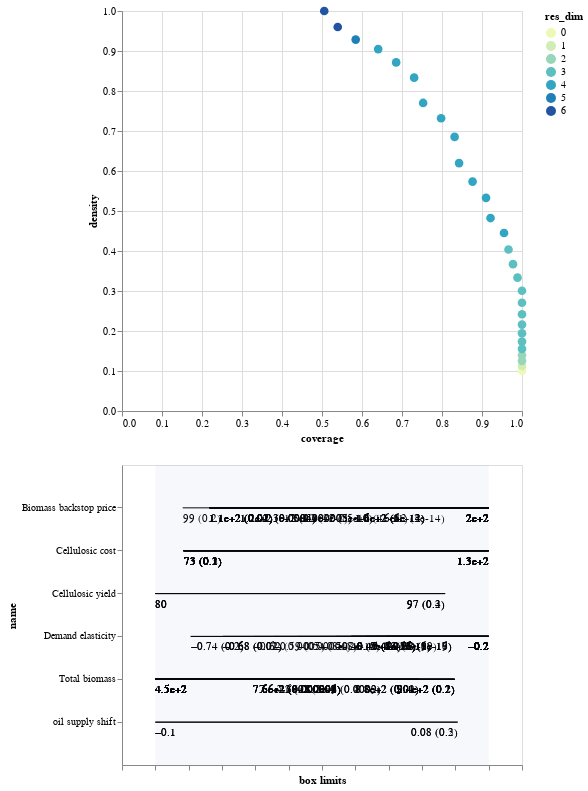

The notebook cell this image was saved under:
### Code cell
box2.inspect_tradeoff()

### Figure 1 — Vega-Lite specification as saved in the notebook (floating-point values rounded to 4 significant figures)
{"$schema": "https://vega.github.io/schema/vega-lite/v3.4.0.json", "config": {"mark": {"tooltip": null}, "view": {"height": 300, "width": 400}}, "datasets": {"data-17256ee1b01d486f61a8245021b6fdb4": [{"id": 1, "maximum": -0.202, "minimum": -0.8, "name": "Demand elasticity", "qp_lower": 0.1557, "qp_upper": -1, "x1": -0.7365, "x2": -0.202}, {"id": 2, "maximum": 997.8, "minimum": 450, "name": "Total biomass", "qp_lower": -1, "qp_upper": 0.1504, "x1": 450, "x2": 941.7}, {"id": 2, "maximum": -0.202, "minimum": -0.8, "name": "Demand elasticity", "qp_lower": 0.1713, "qp_upper": -1, "x1": -0.7365, "x2": -0.202}, {"id": 3, "maximum": 997.8, "minimum": 450, "name": "Total biomass", "qp_lower": -1, "qp_upper": 0.1607, "x1": 450, "x2": 941.7}, {"id": 3, "maximum": -0.202, "minimum": -0.8, "name": "Demand elasticity", "qp_lower": 0.02418, "qp_upper": -1, "x1": -0.679, "x2": -0.202}, {"id": 4, "maximum": 997.8, "minimum": 450, "name": "Total biomass", "qp_lower": -1, "qp_upper": 0.1583, "x1": 450, "x2": 941.7}, {"id": 4, "maximum": -0.202, "minimum": -0.8, "name": "Demand elasticity", "qp_lower": 0.01869, "qp_upper": -1, "x1": -0.679, "x2": -0.202}, {"id": 4, "maximum": 199.6, "minimum": 90, "name": "Biomass backstop price", "qp_lower": 0.1509, "qp_upper": -1, "x1": 99, "x2": 199.6}, {"id": 5, "maximum": 997.8, "minimum": 450, "name": "Total biomass", "qp_lower": -1, "qp_upper": 0.1577, "x1": 450, "x2": 941.7}, {"id": 5, "maximum": -0.202, "minimum": -0.8, "name": "Demand elasticity", "qp_lower": 0.01457, "qp_upper": -1, "x1": -0.679, "x2": -0.202}, {"id": 5, "maximum": 199.6, "minimum": 90, "name": "Biomass backstop price", "qp_lower": 0.0175, "qp_upper": -1, "x1": 107.8, "x2": 199.6}, {"id": 6, "maximum": 997.8, "minimum": 450, "name": "Total biomass", "qp_lower": -1, "qp_upper": 0.164, "x1": 450, "x2": 941.7}, {"id": 6, "maximum": -0.202, "minimum": -0.8, "name": "Demand elasticity", "qp_lower": 0.0005345, "qp_upper": -1, "x1": -0.6235, "x2": -0.202}, {"id": 6, "maximum": 199.6, "minimum": 90, "name": "Biomass backstop price", "qp_lower": 0.0168, "qp_upper": -1, "x1": 107.8, "x2": 199.6}, {"id": 7, "maximum": 997.8, "minimum": 450, "name": "Total biomass", "qp_lower": -1, "qp_upper": 0.1521, "x1": 450, "x2": 941.7}, {"id": 7, "maximum": -0.202, "minimum": -0.8, "name": "Demand elasticity", "qp_lower": 1.196e-05, "qp_upper": -1, "x1": -0.5875, "x2": -0.202}, {"id": 7, "maximum": 199.6, "minimum": 90, "name": "Biomass backstop price", "qp_lower": 0.01448, "qp_upper": -1, "x1": 107.8, "x2": 199.6}, {"id": 8, "maximum": 997.8, "minimum": 450, "name": "Total biomass", "qp_lower": -1, "qp_upper": 0.1557, "x1": 450, "x2": 941.7}, {"id": 8, "maximum": -0.202, "minimum": -0.8, "name": "Demand elasticity", "qp_lower": 8.044e-08, "qp_upper": -1, "x1": -0.5445, "x2": -0.202}, {"id": 8, "maximum": 199.6, "minimum": 90, "name": "Biomass backstop price", "qp_lower": 0.01425, "qp_upper": -1, "x1": 107.8, "x2": 199.6}, {"id": 9, "maximum": 997.8, "minimum": 450, "name": "Total biomass", "qp_lower": -1, "qp_upper": 0.1647, "x1": 450, "x2": 941.7}, {"id": 9, "maximum": -0.202, "minimum": -0.8, "name": "Demand elasticity", "qp_lower": 2.406e-10, "qp_upper": -1, "x1": -0.5035, "x2": -0.202}, {"id": 9, "maximum": 199.6, "minimum": 90, "name": "Biomass backstop price", "qp_lower": 0.01715, "qp_upper": -1, "x1": 107.8, "x2": 199.6}, {"id": 10, "maximum": 997.8, "minimum": 450, "name": "Total biomass", "qp_lower": -1, "qp_upper": 0.1355, "x1": 450, "x2": 941.7}, {"id": 10, "maximum": -0.202, "minimum": -0.8, "name": "Demand elasticity", "qp_lower": 4.721e-13, "qp_upper": -1, "x1": -0.475, "x2": -0.202}, {"id": 10, "maximum": 199.6, "minimum": 90, "name": "Biomass backstop price", "qp_lower": 0.015, "qp_upper": -1, "x1": 107.8, "x2": 199.6}, {"id": 11, "maximum": 997.8, "minimum": 450, "name": "Total biomass", "qp_lower": -1, "qp_upper": 0.01421, "x1": 450, "x2": 883.4}, {"id": 11, "maximum": -0.202, "minimum": -0.8, "name": "Demand elasticity", "qp_lower": 3.451e-13, "qp_upper": -1, "x1": -0.475, "x2": -0.202}, {"id": 11, "maximum": 199.6, "minimum": 90, "name": "Biomass backstop price", "qp_lower": 0.01242, "qp_upper": -1, "x1": 107.8, "x2": 199.6}, {"id": 12, "maximum": 997.8, "minimum": 450, "name": "Total biomass", "qp_lower": -1, "qp_upper": 0.01355, "x1": 450, "x2": 883.4}, {"id": 12, "maximum": -0.202, "minimum": -0.8, "name": "Demand elasticity", "qp_lower": 7.967e-16, "qp_upper": -1, "x1": -0.4485, "x2": -0.202}, {"id": 12, "maximum": 199.6, "minimum": 90, "name": "Biomass backstop price", "qp_lower": 0.01095, "qp_upper": -1, "x1": 107.8, "x2": 199.6}, {"id": 13, "maximum": 997.8, "minimum": 450, "name": "Total biomass", "qp_lower": -1, "qp_upper": 0.01525, "x1": 450, "x2": 883.4}, {"id": 13, "maximum": -0.202, "minimum": -0.8, "name": "Demand elasticity", "qp_lower": 1.934e-15, "qp_upper": -1, "x1": -0.4485, "x2": -0.202}, {"id": 13, "maximum": 199.6, "minimum": 90, "name": "Biomass backstop price", "qp_lower": 0.0005064, "qp_upper": -1, "x1": 117.8, "x2": 199.6}, {"id": 14, "maximum": 133.7, "minimum": 67, "name": "Cellulosic cost", "qp_lower": 0.1383, "qp_upper": -1, "x1": 72.65, "x2": 133.7}, {"id": 14, "maximum": 997.8, "minimum": 450, "name": "Total biomass", "qp_lower": -1, "qp_upper": 0.01184, "x1": 450, "x2": 883.4}, {"id": 14, "maximum": -0.202, "minimum": -0.8, "name": "Demand elasticity", "qp_lower": 9.841e-16, "qp_upper": -1, "x1": -0.4485, "x2": -0.202}, {"id": 14, "maximum": 199.6, "minimum": 90, "name": "Biomass backstop price", "qp_lower": 0.0003845, "qp_upper": -1, "x1": 117.8, "x2": 199.6}, {"id": 15, "maximum": 133.7, "minimum": 67, "name": "Cellulosic cost", "qp_lower": 0.1753, "qp_upper": -1, "x1": 72.65, "x2": 133.7}, {"id": 15, "maximum": 997.8, "minimum": 450, "name": "Total biomass", "qp_lower": -1, "qp_upper": 0.000933, "x1": 450, "x2": 820.7}, {"id": 15, "maximum": -0.202, "minimum": -0.8, "name": "Demand elasticity", "qp_lower": 1.254e-15, "qp_upper": -1, "x1": -0.4485, "x2": -0.202}, {"id": 15, "maximum": 199.6, "minimum": 90, "name": "Biomass backstop price", "qp_lower": 0.0004229, "qp_upper": -1, "x1": 117.8, "x2": 199.6}, {"id": 16, "maximum": 133.7, "minimum": 67, "name": "Cellulosic cost", "qp_lower": 0.1367, "qp_upper": -1, "x1": 72.65, "x2": 133.7}, {"id": 16, "maximum": 997.8, "minimum": 450, "name": "Total biomass", "qp_lower": -1, "qp_upper": 0.0002231, "x1": 450, "x2": 820.7}, {"id": 16, "maximum": -0.202, "minimum": -0.8, "name": "Demand elasticity", "qp_lower": 4.1e-16, "qp_upper": -1, "x1": -0.4485, "x2": -0.202}, {"id": 16, "maximum": 199.6, "minimum": 90, "name": "Biomass backstop price", "qp_lower": 5.358e-06, "qp_upper": -1, "x1": 125.8, "x2": 199.6}, {"id": 17, "maximum": 133.7, "minimum": 67, "name": "Cellulosic cost", "qp_lower": 0.1378, "qp_upper": -1, "x1": 72.65, "x2": 133.7}, {"id": 17, "maximum": 997.8, "minimum": 450, "name": "Total biomass", "qp_lower": -1, "qp_upper": 1.01e-05, "x1": 450, "x2": 755.8}, {"id": 17, "maximum": -0.202, "minimum": -0.8, "name": "Demand elasticity", "qp_lower": 2.881e-15, "qp_upper": -1, "x1": -0.4485, "x2": -0.202}, {"id": 17, "maximum": 199.6, "minimum": 90, "name": "Biomass backstop price", "qp_lower": 7.744e-06, "qp_upper": -1, "x1": 125.8, "x2": 199.6}, {"id": 18, "maximum": 133.7, "minimum": 67, "name": "Cellulosic cost", "qp_lower": 0.1404, "qp_upper": -1, "x1": 72.65, "x2": 133.7}, {"id": 18, "maximum": 997.8, "minimum": 450, "name": "Total biomass", "qp_lower": -1, "qp_upper": 9.11e-06, "x1": 450, "x2": 755.8}, {"id": 18, "maximum": -0.202, "minimum": -0.8, "name": "Demand elasticity", "qp_lower": 9.781e-16, "qp_upper": -1, "x1": -0.4485, "x2": -0.202}, {"id": 18, "maximum": 199.6, "minimum": 90, "name": "Biomass backstop price", "qp_lower": 1.781e-07, "qp_upper": -1, "x1": 132.5, "x2": 199.6}, {"id": 19, "maximum": 133.7, "minimum": 67, "name": "Cellulosic cost", "qp_lower": 0.09571, "qp_upper": -1, "x1": 72.65, "x2": 133.7}, {"id": 19, "maximum": 997.8, "minimum": 450, "name": "Total biomass", "qp_lower": -1, "qp_upper": 1.368e-06, "x1": 450, "x2": 755.8}, {"id": 19, "maximum": -0.202, "minimum": -0.8, "name": "Demand elasticity", "qp_lower": 5.621e-17, "qp_upper": -1, "x1": -0.4485, "x2": -0.202}, {"id": 19, "maximum": 199.6, "minimum": 90, "name": "Biomass backstop price", "qp_lower": 3.227e-10, "qp_upper": -1, "x1": 138.6, "x2": 199.6}, {"id": 20, "maximum": 133.7, "minimum": 67, "name": "Cellulosic cost", "qp_lower": 0.103, "qp_upper": -1, "x1": 72.65, "x2": 133.7}, {"id": 20, "maximum": 997.8, "minimum": 450, "name": "Total biomass", "qp_lower": -1, "qp_upper": 1.1e-06, "x1": 450, "x2": 755.8}, {"id": 20, "maximum": -0.202, "minimum": -0.8, "name": "Demand elasticity", "qp_lower": 7.08e-19, "qp_upper": -1, "x1": -0.422, "x2": -0.202}, {"id": 20, "maximum": 199.6, "minimum": 90, "name": "Biomass backstop price", "qp_lower": 5.228e-10, "qp_upper": -1, "x1": 138.6, "x2": 199.6}, {"id": 21, "maximum": 133.7, "minimum": 67, "name": "Cellulosic cost", "qp_lower": 0.1574, "qp_upper": -1, "x1": 72.65, "x2": 133.7}, {"id": 21, "maximum": 997.8, "minimum": 450, "name": "Total biomass", "qp_lower": -1, "qp_upper": 4.717e-06, "x1": 450, "x2": 755.8}, {"id": 21, "maximum": -0.202, "minimum": -0.8, "name": "Demand elasticity", "qp_lower": 1.185e-16, "qp_upper": -1, "x1": -0.422, "x2": -0.202}, {"id": 21, "maximum": 199.6, "minimum": 90, "name": "Biomass backstop price", "qp_lower": 3.515e-11, "qp_upper": -1, "x1": 150.0, "x2": 199.6}, {"id": 22, "maximum": 133.7, "minimum": 67, "name": "Cellulosic cost", "qp_lower": 0.1039, "qp_upper": -1, "x1": 72.65, "x2": 133.7}, {"id": 22, "maximum": 997.8, "minimum": 450, "name": "Total biomass", "qp_lower": -1, "qp_upper": 3.975e-06, "x1": 450, "x2": 755.8}, {"id": 22, "maximum": -0.202, "minimum": -0.8, "name": "Demand elasticity", "qp_lower": 5.677e-18, "qp_upper": -1, "x1": -0.422, "x2": -0.202}, {"id": 22, "maximum": 199.6, "minimum": 90, "name": "Biomass backstop price", "qp_lower": 7.746e-14, "qp_upper": -1, "x1": 155.6, "x2": 199.6}, {"id": 23, "maximum": 133.7, "minimum": 67, "name": "Cellulosic cost", "qp_lower": 0.102, "qp_upper": -1, "x1": 72.65, "x2": 133.7}, {"id": 23, "maximum": 997.8, "minimum": 450, "name": "Total biomass", "qp_lower": -1, "qp_upper": 1.347e-06, "x1": 450, "x2": 755.8}, {"id": 23, "maximum": -0.202, "minimum": -0.8, "name": "Demand elasticity", "qp_lower": 5.874e-19, "qp_upper": -1, "x1": -0.4005, "x2": -0.202}, {"id": 23, "maximum": 199.6, "minimum": 90, "name": "Biomass backstop price", "qp_lower": 4.954e-14, "qp_upper": -1, "x1": 155.6, "x2": 199.6}, {"id": 24, "maximum": 133.7, "minimum": 67, "name": "Cellulosic cost", "qp_lower": 0.1065, "qp_upper": -1, "x1": 72.65, "x2": 133.7}, {"id": 24, "maximum": 997.8, "minimum": 450, "name": "Total biomass", "qp_lower": -1, "qp_upper": 6.426e-06, "x1": 450, "x2": 755.8}, {"id": 24, "maximum": -0.202, "minimum": -0.8, "name": "Demand elasticity", "qp_lower": 1.396e-19, "qp_upper": -1, "x1": -0.3845, "x2": -0.202}, {"id": 24, "maximum": 199.6, "minimum": 90, "name": "Biomass backstop price", "qp_lower": 5.537e-14, "qp_upper": -1, "x1": 155.6, "x2": 199.6}, {"id": 25, "maximum": 133.7, "minimum": 67, "name": "Cellulosic cost", "qp_lower": 0.2028, "qp_upper": -1, "x1": 72.65, "x2": 133.7}, {"id": 25, "maximum": 997.8, "minimum": 450, "name": "Total biomass", "qp_lower": -1, "qp_upper": 2.487e-05, "x1": 450, "x2": 755.8}, {"id": 25, "maximum": 99.9, "minimum": 80, "name": "Cellulosic yield", "qp_lower": -1, "qp_upper": 0.3732, "x1": 80, "x2": 97.3}, {"id": 25, "maximum": -0.202, "minimum": -0.8, "name": "Demand elasticity", "qp_lower": 1.015e-17, "qp_upper": -1, "x1": -0.3845, "x2": -0.202}, {"id": 25, "maximum": 199.6, "minimum": 90, "name": "Biomass backstop price", "qp_lower": 1.246e-12, "qp_upper": -1, "x1": 155.6, "x2": 199.6}, {"id": 26, "maximum": 133.7, "minimum": 67, "name": "Cellulosic cost", "qp_lower": 0.2619, "qp_upper": -1, "x1": 72.65, "x2": 133.7}, {"id": 26, "maximum": 997.8, "minimum": 450, "name": "Total biomass", "qp_lower": -1, "qp_upper": 5.785e-06, "x1": 450, "x2": 755.8}, {"id": 26, "maximum": 99.9, "minimum": 80, "name": "Cellulosic yield", "qp_lower": -1, "qp_upper": 0.2974, "x1": 80, "x2": 97.3}, {"id": 26, "maximum": -0.202, "minimum": -0.8, "name": "Demand elasticity", "qp_lower": 1.379e-17, "qp_upper": -1, "x1": -0.3845, "x2": -0.202}, {"id": 26, "maximum": 0.099, "minimum": -0.1, "name": "oil supply shift", "qp_lower": -1, "qp_upper": 0.2974, "x1": -0.1, "x2": 0.0805}, {"id": 26, "maximum": 199.6, "minimum": 90, "name": "Biomass backstop price", "qp_lower": 1.133e-12, "qp_upper": -1, "x1": 155.6, "x2": 199.6}, {"id": 27, "maximum": 133.7, "minimum": 67, "name": "Cellulosic cost", "qp_lower": 0.1473, "qp_upper": -1, "x1": 72.65, "x2": 133.7}, {"id": 27, "maximum": 997.8, "minimum": 450, "name": "Total biomass", "qp_lower": -1, "qp_upper": 2.317e-07, "x1": 450, "x2": 755.8}, {"id": 27, "maximum": 99.9, "minimum": 80, "name": "Cellulosic yield", "qp_lower": -1, "qp_upper": 0.1593, "x1": 80, "x2": 97.3}, {"id": 27, "maximum": -0.202, "minimum": -0.8, "name": "Demand elasticity", "qp_lower": 1.708e-16, "qp_upper": -1, "x1": -0.3845, "x2": -0.202}, {"id": 27, "maximum": 0.099, "minimum": -0.1, "name": "oil supply shift", "qp_lower": -1, "qp_upper": 0.1533, "x1": -0.1, "x2": 0.0805}, {"id": 27, "maximum": 199.6, "minimum": 90, "name": "Biomass backstop price", "qp_lower": 2.842e-14, "qp_upper": -1, "x1": 162.2, "x2": 199.6}], "data-bb8d07f6df3d47a6a475317795287b23": [{"end": 1, "start": 0}], "data-c5a4f50fa54a0c9fb9591076c299149f": [{"coverage": 1, "density": 0.1009, "id": 0, "mass": 1, "mean": 0.1009, "res_dim": 0}, {"coverage": 1, "density": 0.1124, "id": 1, "mass": 0.898, "mean": 0.1124, "res_dim": 1}, {"coverage": 1, "density": 0.1254, "id": 2, "mass": 0.805, "mean": 0.1254, "res_dim": 2}, {"coverage": 1, "density": 0.1395, "id": 3, "mass": 0.7234, "mean": 0.1395, "res_dim": 2}, {"coverage": 1, "density": 0.1553, "id": 4, "mass": 0.6497, "mean": 0.1553, "res_dim": 3}, {"coverage": 1, "density": 0.1735, "id": 5, "mass": 0.5816, "mean": 0.1735, "res_dim": 3}, {"coverage": 1, "density": 0.1943, "id": 6, "mass": 0.5193, "mean": 0.1943, "res_dim": 3}, {"coverage": 1, "density": 0.216, "id": 7, "mass": 0.4671, "mean": 0.216, "res_dim": 3}, {"coverage": 1, "density": 0.2418, "id": 8, "mass": 0.4172, "mean": 0.2418, "res_dim": 3}, {"coverage": 1, "density": 0.2705, "id": 9, "mass": 0.373, "mean": 0.2705, "res_dim": 3}, {"coverage": 1, "density": 0.3007, "id": 10, "mass": 0.3356, "mean": 0.3007, "res_dim": 3}, {"coverage": 0.9888, "density": 0.3333, "id": 11, "mass": 0.2993, "mean": 0.3333, "res_dim": 3}, {"coverage": 0.9775, "density": 0.3671, "id": 12, "mass": 0.2687, "mean": 0.3671, "res_dim": 3}, {"coverage": 0.9663, "density": 0.4038, "id": 13, "mass": 0.2415, "mean": 0.4038, "res_dim": 3}, {"coverage": 0.9551, "density": 0.445, "id": 14, "mass": 0.2166, "mean": 0.445, "res_dim": 4}, {"coverage": 0.9213, "density": 0.4824, "id": 15, "mass": 0.1927, "mean": 0.4824, "res_dim": 4}, {"coverage": 0.9101, "density": 0.5329, "id": 16, "mass": 0.1723, "mean": 0.5329, "res_dim": 4}, {"coverage": 0.8764, "density": 0.5735, "id": 17, "mass": 0.1542, "mean": 0.5735, "res_dim": 4}, {"coverage": 0.8427, "density": 0.6198, "id": 18, "mass": 0.1372, "mean": 0.6198, "res_dim": 4}, {"coverage": 0.8315, "density": 0.6852, "id": 19, "mass": 0.1224, "mean": 0.6852, "res_dim": 4}, {"coverage": 0.7978, "density": 0.732, "id": 20, "mass": 0.11, "mean": 0.732, "res_dim": 4}, {"coverage": 0.7528, "density": 0.7701, "id": 21, "mass": 0.09864, "mean": 0.7701, "res_dim": 4}, {"coverage": 0.7303, "density": 0.8333, "id": 22, "mass": 0.08844, "mean": 0.8333, "res_dim": 4}, {"coverage": 0.6854, "density": 0.8714, "id": 23, "mass": 0.07937, "mean": 0.8714, "res_dim": 4}, {"coverage": 0.6404, "density": 0.9048, "id": 24, "mass": 0.07143, "mean": 0.9048, "res_dim": 4}, {"coverage": 0.5843, "density": 0.9286, "id": 25, "mass": 0.06349, "mean": 0.9286, "res_dim": 5}, {"coverage": 0.5393, "density": 0.96, "id": 26, "mass": 0.05669, "mean": 0.96, "res_dim": 6}, {"coverage": 0.5056, "density": 1, "id": 27, "mass": 0.05102, "mean": 1, "res_dim": 6}], "data-d751713988987e9331980363e24189ce": []}, "vconcat": [{"data": {"name": "data-c5a4f50fa54a0c9fb9591076c299149f"}, "encoding": {"color": {"field": "res_dim", "scale": {"range": ["#eff9b6", "#d0edb3", "#97d6b9", "#5dc0c0", "#31a5c2", "#1f80b8", "#2354a3", "#21318d"]}, "type": "ordinal"}, "opacity": {"condition": {"selection": "selector003", "value": 1}, "value": 0.4}, "tooltip": [{"field": "id", "type": "ordinal"}, {"field": "coverage", "format": ".2", "type": "quantitative"}, {"field": "density", "format": ".2", "type": "quantitative"}, {"field": "res_dim", "type": "ordinal"}], "x": {"field": "coverage", "type": "quantitative"}, "y": {"field": "density", "type": "quantitative"}}, "height": 400, "mark": {"size": 75, "type": "circle"}, "selection": {"selector003": {"fields": ["id"], "type": "single"}}, "width": 400}, {"layer": [{"data": {"name": "data-17256ee1b01d486f61a8245021b6fdb4"}, "encoding": {"x": {"axis": {"grid": false, "labels": false, "title": "box limits"}, "field": "x_lower", "scale": {"domain": [0, 1], "padding": 0.1}, "type": "quantitative"}, "x2": {"field": "x_upper"}, "y": {"field": "name", "scale": {"padding": 1}, "type": "nominal"}}, "mark": "rule", "transform": [{"as": "x_lower", "calculate": "(datum.x1-datum.minimum)/(datum.maximum-datum.minimum)"}, {"as": "x_upper", "calculate": "(datum.x2-datum.minimum)/(datum.maximum-datum.minimum)"}, {"filter": {"selection": "selector003"}}], "width": 400}, {"data": {"name": "data-17256ee1b01d486f61a8245021b6fdb4"}, "encoding": {"text": {"field": "text", "type": "ordinal"}, "x": {"axis": {"grid": false, "labels": false, "title": "box limits"}, "field": "x_lower", "scale": {"domain": [0, 1], "padding": 0.1}, "type": "quantitative"}, "x2": {"field": "x_upper"}, "y": {"field": "name", "scale": {"padding": 1}, "type": "nominal"}}, "mark": {"align": "left", "baseline": "top", "dy": 5, "type": "text"}, "transform": [{"as": "x_lower", "calculate": "(datum.x1-datum.minimum)/(datum.maximum-datum.minimum)"}, {"as": "x_upper", "calculate": "(datum.x2-datum.minimum)/(datum.maximum-datum.minimum)"}, {"filter": {"selection": "selector003"}}, {"as": "text", "calculate": "datum.qp_lower>0?format(datum.x1, \".2\")+\" (\"+format(datum.qp_lower, \".1~g\")+\")\" :format(datum.x1, \".2\")"}], "width": 400}, {"data": {"name": "data-17256ee1b01d486f61a8245021b6fdb4"}, "encoding": {"text": {"field": "text", "type": "ordinal"}, "x": {"field": "x_upper", "type": "quantitative"}, "x2": {"field": "x_upper"}, "y": {"field": "name", "scale": {"padding": 1}, "type": "nominal"}}, "mark": {"align": "right", "baseline": "top", "dy": 5, "type": "text"}, "transform": [{"as": "x_lower", "calculate": "(datum.x1-datum.minimum)/(datum.maximum-datum.minimum)"}, {"as": "x_upper", "calculate": "(datum.x2-datum.minimum)/(datum.maximum-datum.minimum)"}, {"filter": {"selection": "selector003"}}, {"as": "text", "calculate": "datum.qp_upper>0?format(datum.x2, \".2\")+\" (\"+format(datum.qp_upper, \".1\")+\")\" :format(datum.x2, \".2\")"}], "width": 400}, {"data": {"name": "data-bb8d07f6df3d47a6a475317795287b23"}, "encoding": {"x": {"field": "start", "type": "quantitative"}, "x2": {"field": "end"}}, "mark": {"opacity": 0.05, "type": "rect"}}, {"data": {"name": "data-d751713988987e9331980363e24189ce"}, "encoding": {"x": {"field": "x", "type": "quantitative"}, "y": {"field": "name", "type": "nominal"}}, "mark": "point", "transform": [{"filter": {"selection": "selector003"}}], "width": 400}, {"data": {"name": "data-d751713988987e9331980363e24189ce"}, "encoding": {"text": {"field": "item", "type": "nominal"}, "x": {"field": "x", "type": "quantitative"}, "y": {"field": "name", "type": "nominal"}}, "mark": {"align": "center", "baseline": "top", "dy": 5, "type": "text"}, "transform": [{"filter": {"selection": "selector003"}}], "width": 400}]}]}
